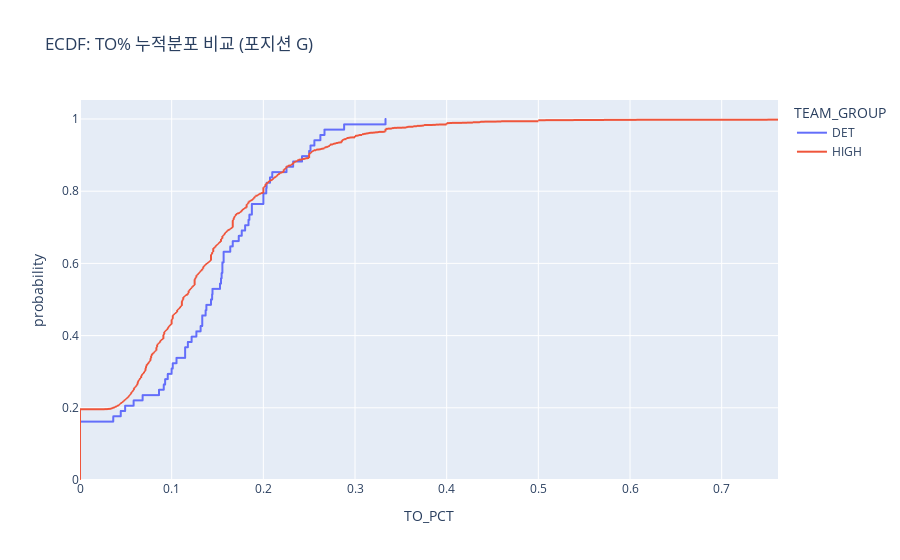
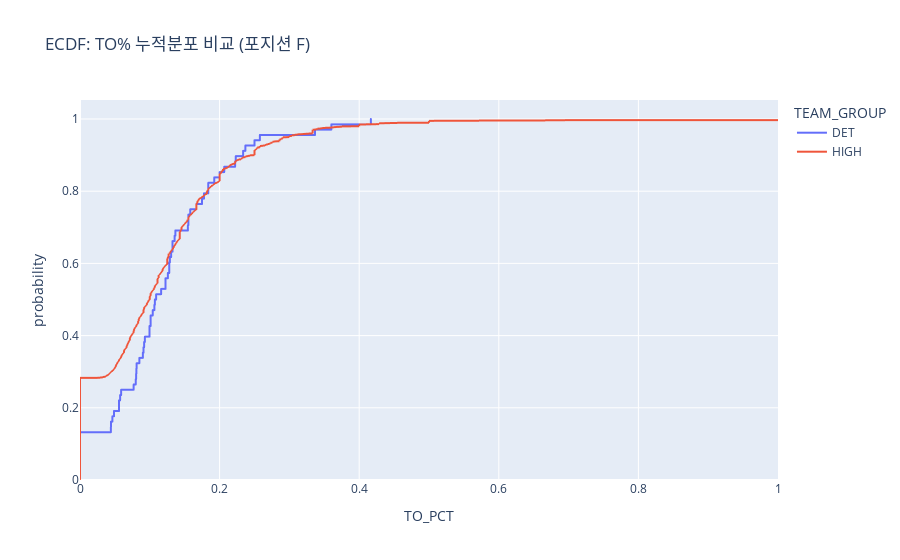
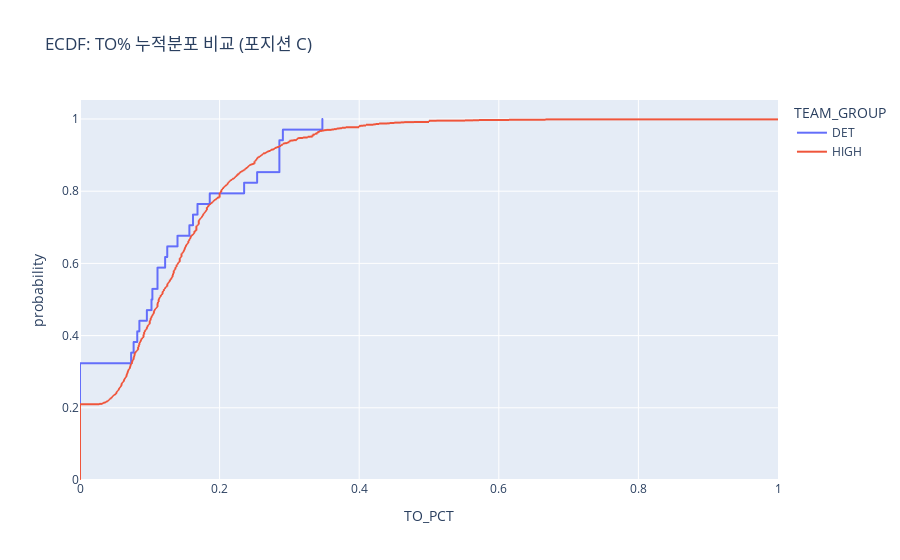

Notebook code cell kept with these figures, in order:
### Code cell
for pos in ["G","F","C"]:
    sub = mix[mix["START_POSITION"]==pos]
    if sub.empty: 
        continue
    fig = px.ecdf(sub, x="TO_PCT", color="TEAM_GROUP",
                  title=f"ECDF: TO% 누적분포 비교 (포지션 {pos})")
    fig.show()

### Figure 1 — Plotly figure (JSON) as saved in the notebook; plotly's stock layout.template omitted (floating-point values rounded to 4 significant figures; data arrays with more than 128 entries replaced by an {"elided": "..."} marker saying what was removed)
{"data": [{"hovertemplate": "TEAM_GROUP=DET<br>TO_PCT=%{x}<br>probability=%{y}<extra></extra>", "legendgroup": "DET", "line": {"dash": "solid", "shape": "hv"}, "marker": {"color": "#636efa", "symbol": "circle"}, "mode": "lines", "name": "DET", "showlegend": true, "type": "scattergl", "x": [0.0, 0.0, 0.0, 0.0, 0.0, 0.0, 0.0, 0.0, 0.0, 0.0, 0.0, 0.03634, 0.0444, 0.04921, 0.05855, 0.06831, 0.08621, 0.09141, 0.09294, 0.09579, 0.1, 0.1012, 0.1053, 0.1147, 0.1147, 0.1176, 0.1218, 0.1269, 0.1316, 0.1333, 0.1333, 0.1371, 0.1379, 0.1429, 0.1441, 0.1445, 0.1527, 0.1538, 0.1546, 0.1553, 0.1553, 0.1567, 0.1567, 0.1639, 0.1667, 0.1731, 0.1765, 0.1801, 0.1838, 0.1848, 0.1875, 0.1875, 0.2, 0.2, 0.2033, 0.2037, 0.2073, 0.2097, 0.2252, 0.2326, 0.2422, 0.25, 0.2515, 0.2558, 0.2622, 0.2667, 0.2882, 0.3333], "xaxis": "x", "y": [0.01471, 0.02941, 0.04412, 0.05882, 0.07353, 0.08824, 0.1029, 0.1176, 0.1324, 0.1471, 0.1618, 0.1765, 0.1912, 0.2059, 0.2206, 0.2353, 0.25, 0.2647, 0.2794, 0.2941, 0.3088, 0.3235, 0.3382, 0.3529, 0.3676, 0.3824, 0.3971, 0.4118, 0.4265, 0.4412, 0.4559, 0.4706, 0.4853, 0.5, 0.5147, 0.5294, 0.5441, 0.5588, 0.5735, 0.5882, 0.6029, 0.6176, 0.6324, 0.6471, 0.6618, 0.6765, 0.6912, 0.7059, 0.7206, 0.7353, 0.75, 0.7647, 0.7794, 0.7941, 0.8088, 0.8235, 0.8382, 0.8529, 0.8676, 0.8824, 0.8971, 0.9118, 0.9265, 0.9412, 0.9559, 0.9706, 0.9853, 1.0], "yaxis": "y"}, {"hovertemplate": "TEAM_GROUP=HIGH<br>TO_PCT=%{x}<br>probability=%{y}<extra></extra>", "legendgroup": "HIGH", "line": {"dash": "solid", "shape": "hv"}, "marker": {"color": "#EF553B", "symbol": "circle"}, "mode": "lines", "name": "HIGH", "showlegend": true, "type": "scattergl", "x": {"elided": "3660 float values"}, "xaxis": "x", "y": {"elided": "3660 float values"}, "yaxis": "y"}], "layout": {"legend": {"title": {"text": "TEAM_GROUP"}, "tracegroupgap": 0}, "title": {"text": "ECDF: TO% 누적분포 비교 (포지션 G)"}, "xaxis": {"anchor": "y", "domain": [0, 1], "title": {"text": "TO_PCT"}}, "yaxis": {"anchor": "x", "domain": [0, 1], "rangemode": "tozero", "title": {"text": "probability"}}}}

### Figure 2 — Plotly figure (JSON) as saved in the notebook; plotly's stock layout.template omitted (floating-point values rounded to 4 significant figures; data arrays with more than 128 entries replaced by an {"elided": "..."} marker saying what was removed)
{"data": [{"hovertemplate": "TEAM_GROUP=DET<br>TO_PCT=%{x}<br>probability=%{y}<extra></extra>", "legendgroup": "DET", "line": {"dash": "solid", "shape": "hv"}, "marker": {"color": "#636efa", "symbol": "circle"}, "mode": "lines", "name": "DET", "showlegend": true, "type": "scattergl", "x": [0.0, 0.0, 0.0, 0.0, 0.0, 0.0, 0.0, 0.0, 0.0, 0.04417, 0.0444, 0.04647, 0.04873, 0.05593, 0.05593, 0.05747, 0.05896, 0.07692, 0.07987, 0.08039, 0.08078, 0.08117, 0.08503, 0.09009, 0.09107, 0.09191, 0.09294, 0.0996, 0.0996, 0.1012, 0.1012, 0.1042, 0.1066, 0.1073, 0.1092, 0.1163, 0.1225, 0.1225, 0.1259, 0.1279, 0.1279, 0.1289, 0.1307, 0.1325, 0.1325, 0.1355, 0.1366, 0.1546, 0.1553, 0.1553, 0.1579, 0.1667, 0.1748, 0.1776, 0.1838, 0.1838, 0.1923, 0.2, 0.2066, 0.2222, 0.2232, 0.2336, 0.237, 0.25, 0.2577, 0.3367, 0.3601, 0.4167], "xaxis": "x", "y": [0.01471, 0.02941, 0.04412, 0.05882, 0.07353, 0.08824, 0.1029, 0.1176, 0.1324, 0.1471, 0.1618, 0.1765, 0.1912, 0.2059, 0.2206, 0.2353, 0.25, 0.2647, 0.2794, 0.2941, 0.3088, 0.3235, 0.3382, 0.3529, 0.3676, 0.3824, 0.3971, 0.4118, 0.4265, 0.4412, 0.4559, 0.4706, 0.4853, 0.5, 0.5147, 0.5294, 0.5441, 0.5588, 0.5735, 0.5882, 0.6029, 0.6176, 0.6324, 0.6471, 0.6618, 0.6765, 0.6912, 0.7059, 0.7206, 0.7353, 0.75, 0.7647, 0.7794, 0.7941, 0.8088, 0.8235, 0.8382, 0.8529, 0.8676, 0.8824, 0.8971, 0.9118, 0.9265, 0.9412, 0.9559, 0.9706, 0.9853, 1.0], "yaxis": "y"}, {"hovertemplate": "TEAM_GROUP=HIGH<br>TO_PCT=%{x}<br>probability=%{y}<extra></extra>", "legendgroup": "HIGH", "line": {"dash": "solid", "shape": "hv"}, "marker": {"color": "#EF553B", "symbol": "circle"}, "mode": "lines", "name": "HIGH", "showlegend": true, "type": "scattergl", "x": {"elided": "3660 float values"}, "xaxis": "x", "y": {"elided": "3660 float values"}, "yaxis": "y"}], "layout": {"legend": {"title": {"text": "TEAM_GROUP"}, "tracegroupgap": 0}, "title": {"text": "ECDF: TO% 누적분포 비교 (포지션 F)"}, "xaxis": {"anchor": "y", "domain": [0, 1], "title": {"text": "TO_PCT"}}, "yaxis": {"anchor": "x", "domain": [0, 1], "rangemode": "tozero", "title": {"text": "probability"}}}}

### Figure 3 — Plotly figure (JSON) as saved in the notebook; plotly's stock layout.template omitted (floating-point values rounded to 4 significant figures; data arrays with more than 128 entries replaced by an {"elided": "..."} marker saying what was removed)
{"data": [{"hovertemplate": "TEAM_GROUP=DET<br>TO_PCT=%{x}<br>probability=%{y}<extra></extra>", "legendgroup": "DET", "line": {"dash": "solid", "shape": "hv"}, "marker": {"color": "#636efa", "symbol": "circle"}, "mode": "lines", "name": "DET", "showlegend": true, "type": "scattergl", "x": [0.0, 0.0, 0.0, 0.0, 0.0, 0.0, 0.0, 0.0, 0.0, 0.0, 0.0, 0.07331, 0.07692, 0.08197, 0.08503, 0.09579, 0.1025, 0.1037, 0.1111, 0.1111, 0.122, 0.125, 0.1397, 0.1567, 0.162, 0.1684, 0.1859, 0.2351, 0.2538, 0.2857, 0.2857, 0.2857, 0.2907, 0.3472], "xaxis": "x", "y": [0.02941, 0.05882, 0.08824, 0.1176, 0.1471, 0.1765, 0.2059, 0.2353, 0.2647, 0.2941, 0.3235, 0.3529, 0.3824, 0.4118, 0.4412, 0.4706, 0.5, 0.5294, 0.5588, 0.5882, 0.6176, 0.6471, 0.6765, 0.7059, 0.7353, 0.7647, 0.7941, 0.8235, 0.8529, 0.8824, 0.9118, 0.9412, 0.9706, 1.0], "yaxis": "y"}, {"hovertemplate": "TEAM_GROUP=HIGH<br>TO_PCT=%{x}<br>probability=%{y}<extra></extra>", "legendgroup": "HIGH", "line": {"dash": "solid", "shape": "hv"}, "marker": {"color": "#EF553B", "symbol": "circle"}, "mode": "lines", "name": "HIGH", "showlegend": true, "type": "scattergl", "x": {"elided": "1830 float values"}, "xaxis": "x", "y": {"elided": "1830 float values"}, "yaxis": "y"}], "layout": {"legend": {"title": {"text": "TEAM_GROUP"}, "tracegroupgap": 0}, "title": {"text": "ECDF: TO% 누적분포 비교 (포지션 C)"}, "xaxis": {"anchor": "y", "domain": [0, 1], "title": {"text": "TO_PCT"}}, "yaxis": {"anchor": "x", "domain": [0, 1], "rangemode": "tozero", "title": {"text": "probability"}}}}
